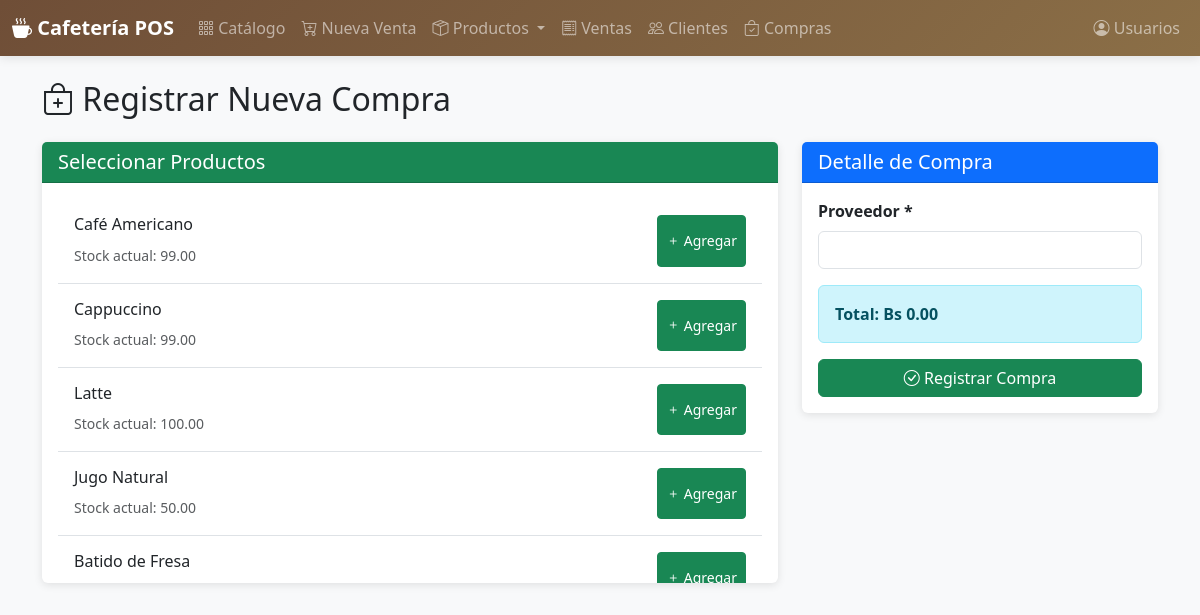
Page /compras/nueva on the committed database.
### models.py (models this page shows)
class Producto(db.Model):
    __tablename__ = 'products'
    id = db.Column(db.Integer, primary_key=True)
    categoria_id = db.Column('category_id', db.Integer,
                             db.ForeignKey('product_categories.id'))
    sku = db.Column(db.String(80), unique=True)
    nombre = db.Column('name', db.String(200), nullable=False)
    descripcion = db.Column('description', db.Text)
    unidad = db.Column('unit', db.String(30))
    precio_costo = db.Column('cost_price', db.Numeric(12, 2))
    precio_venta = db.Column('sale_price', db.Numeric(12, 2), nullable=False)
    stock = db.Column(db.Numeric(12, 2), default=0)
    activo = db.Column('active', db.Boolean, default=True)
    creado_en = db.Column('created_at', db.DateTime, default=datetime.utcnow)

### routes/compras.py (the view, shortened to what this page needs)
@bp.route('/nueva', methods=['GET', 'POST'])
def nueva():
    productos = Producto.query.filter_by(activo=True).all()
    return render_template('compras/nueva.html', productos=productos)

### templates/compras/nueva.html (shortened to what this page needs)
{% extends "base.html" %}
{% block content %}
<h2 class="mb-4"><i class="bi bi-bag-plus"></i> Registrar Nueva Compra</h2>
<div class="row">
    <div class="col-lg-8">
        <div class="card mb-3">
            <div class="card-header bg-success text-white">
                <h5 class="mb-0">Seleccionar Productos</h5>
            </div>
            <div class="card-body" style="max-height: 400px; overflow-y: auto;">
                {% for producto in productos %}
                <div class="border-bottom p-3 producto-compra"
                     data-id="{{ producto.id }}"
                     data-nombre="{{ producto.nombre }}"
                     onclick="agregarProductoCompra(this)">
                    <div class="d-flex justify-content-between">
                        <div>
                            <h6>{{ producto.nombre }}</h6>
                            <small class="text-muted">Stock actual: {{ producto.stock }}</small>
                        </div>
                        <button class="btn btn-sm btn-success">
                            <i class="bi bi-plus"></i> Agregar
                        </button>
                    </div>
                </div>
                {% endfor %}
            </div>
        </div>
    </div>
    <div class="col-lg-4">
        <div class="card">
            <div class="card-header bg-primary text-white">
                <h5 class="mb-0">Detalle de Compra</h5>
            </div>
            <div class="card-body">
                <form method="POST" id="formCompra">
                    <div class="mb-3">
                        <label class="form-label fw-bold">Proveedor *</label>
                        <input type="text" name="nombre_proveedor" class="form-control" required>
                    </div>
                    <div class="alert alert-info">
                        <strong>Total: Bs <span id="totalDisplayCompra">0.00</span></strong>
                    </div>
                    <button type="submit" class="btn btn-success w-100">
                        <i class="bi bi-check-circle"></i> Registrar Compra
                    </button>
                </form>
            </div>
        </div>
    </div>
</div>
{% endblock %}

### templates/base.html (style rules this page uses)
:root { --primary-color: #6f4e37; --secondary-color: #8b6f47; --accent-color: #d4a574; }
.card { border: none; box-shadow: 0 2px 8px rgba(0,0,0,0.1); transition: transform 0.2s, box-shadow 0.2s; }

### rows in the picture
Producto: nombre "Café Americano", stock "99.00"
Producto: nombre "Cappuccino", stock "99.00"
Producto: nombre "Latte", stock "100.00"
Producto: nombre "Jugo Natural", stock "50.00"
Producto: nombre "Batido de Fresa"
